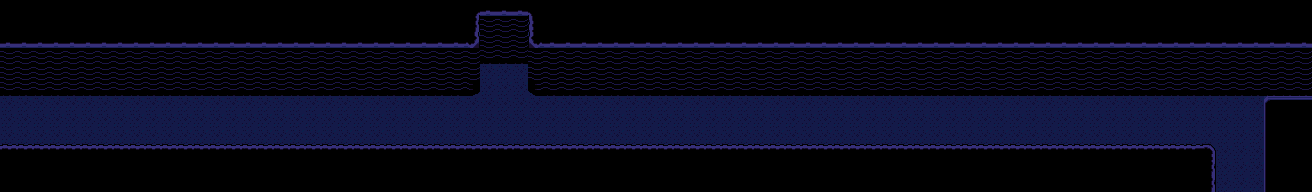

A level layout from a 2D game, rendered from its tile map. Below: a short description, then the map file with tile-grid data replaced by summaries:
An orthogonal 82x12 tile map with 16x16 px tiles, 3 tile layers (BGLower, BGUpper, BGUpper2) and 5 objects.

<map version="1.10" tiledversion="1.10.1" orientation="orthogonal" renderorder="right-down" width="82" height="12" tilewidth="16" tileheight="16" infinite="0" nextlayerid="11" nextobjectid="317">
 <tileset firstgid="1" source="waterfall.tsx" />
 <layer id="7" name="BGLower" width="82" height="12">
  <data>[984 cells, 984 non-empty, 15 distinct tile ids]</data>
 </layer>
 <layer id="8" name="BGUpper" width="82" height="12">
  <data>[984 cells, 3 non-empty, 3 distinct tile ids]</data>
 </layer>
 <layer id="9" name="BGUpper2" width="82" height="12">
  <data>[984 cells, 0 non-empty, 0 distinct tile ids]</data>
 </layer>
 <objectgroup id="10" name="Wall">
  <object id="312" x="0" y="144" width="1216" height="48" />
  <object id="313" x="1264" y="96" width="16" height="96" />
  <object id="314" x="528" y="64" width="736" height="32" />
  <object id="315" x="480" y="48" width="48" height="16" />
  <object id="316" x="0" y="64" width="480" height="32" />
 </objectgroup>
 <objectgroup id="3" name="Entity" opacity="0.71" />
 <objectgroup draworder="index" id="4" name="Warp" />
 <objectgroup id="5" name="Path" />
</map>
